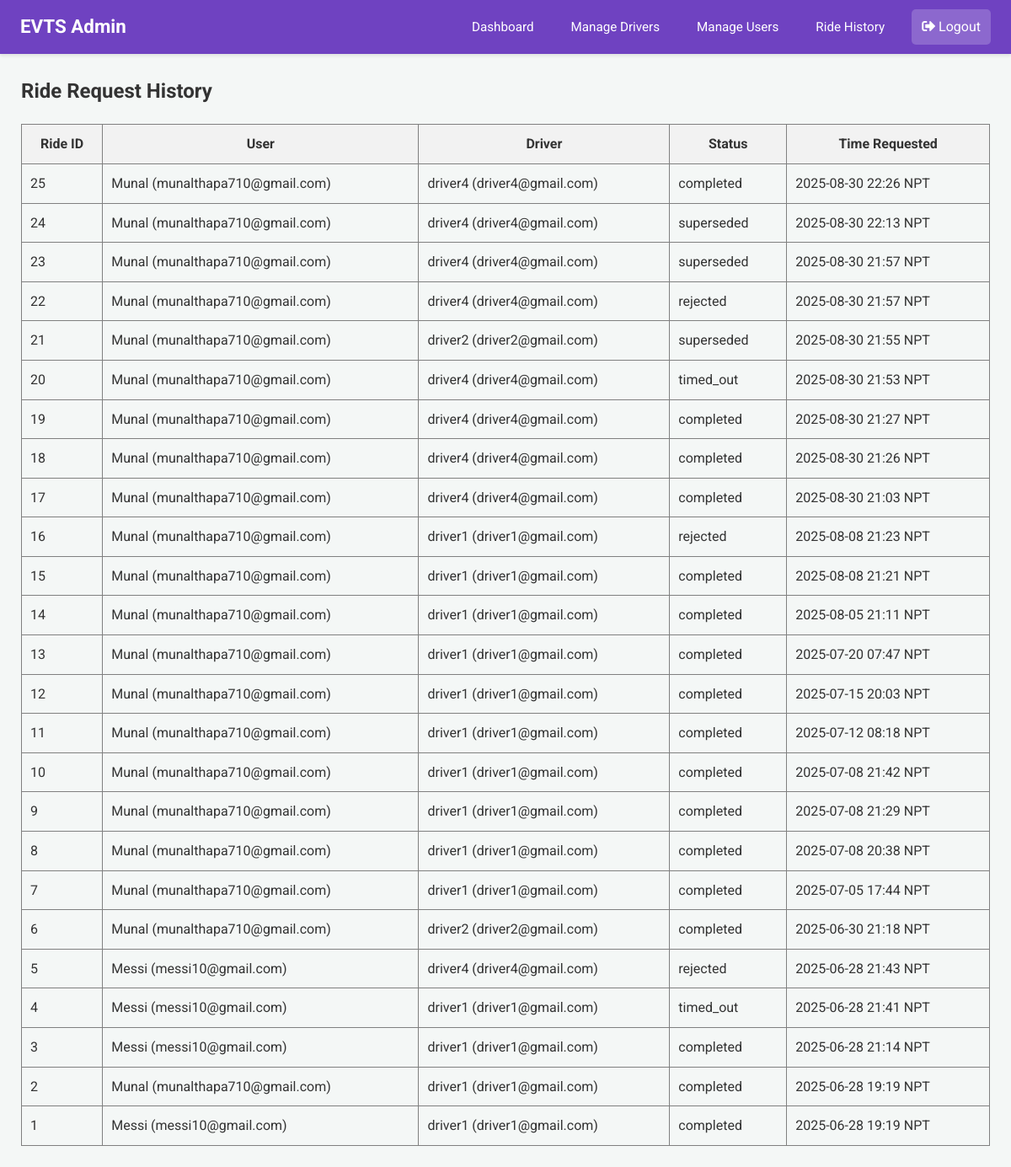
/admin/ride-history (signed in), run on the app's committed database.
### app.py (models this page shows)
class RideRequest(db.Model):
    __tablename__ = 'ride_request'
    id = db.Column(db.Integer, primary_key=True)
    user_email = db.Column(db.String(100), nullable=False)
    driver_email = db.Column(db.String(100), nullable=False)
    user_latitude_at_request = db.Column(db.Float, nullable=True)
    user_longitude_at_request = db.Column(db.Float, nullable=True)
    timestamp = db.Column(db.DateTime, default=lambda: datetime.now(timezone.utc))
    status = db.Column(db.String(20), default='Pending')

class User(db.Model):
    email = db.Column(db.String(120), primary_key=True)
    name = db.Column(db.String(100))
    phone = db.Column(db.String(15))
    password = db.Column(db.String(256)) # Increased length for hash
    latitude = db.Column(db.Float, nullable=True)
    longitude = db.Column(db.Float, nullable=True)

class Driver(db.Model):
    email = db.Column(db.String(120), primary_key=True)
    name = db.Column(db.String(100))
    phone = db.Column(db.String(15))
    password = db.Column(db.String(256)) # Increased length for hash
    vehicle = db.Column(db.String(50))
    node = db.Column(db.String(10), nullable=False)
    is_approved = db.Column(db.Boolean, default=False, nullable=False)

### app.py (the view)
@app.route('/admin/ride-history')
@login_required_admin
def global_ride_history():
    admin = Admin.query.get(session['admin'])
    all_rides = RideRequest.query.order_by(RideRequest.timestamp.desc()).all()
    enriched_rides = []
    for ride in all_rides:
        user = User.query.get(ride.user_email)
        driver = Driver.query.get(ride.driver_email)
        enriched_rides.append({
            'ride': ride,
            'user_name': user.name if user else 'N/A',
            'driver_name': driver.name if driver else 'N/A',
            'timestamp': format_datetime_npt(ride.timestamp) # Use your existing helper
        })
    response = make_response(render_template('admin_ride_history.html', admin=admin, rides=enriched_rides))
    return add_no_cache_to_response(response)

### app.py (called while the page is built)
def format_datetime_npt(dt_utc):
    if dt_utc is None: return "N/A"
    if dt_utc.tzinfo is None or dt_utc.tzinfo.utcoffset(dt_utc) is None:
        dt_utc = dt_utc.replace(tzinfo=timezone.utc)
    else:
        dt_utc = dt_utc.astimezone(timezone.utc)
    dt_npt = dt_utc.astimezone(NPT)
    return dt_npt.strftime('%Y-%m-%d %H:%M NPT')

def login_required_admin(f):
    @wraps(f)
    def decorated_function(*args, **kwargs):
        if 'admin' not in session:
            flash("Admin access required.", "error")
            return redirect(url_for('login'))
        return f(*args, **kwargs)
    return decorated_function

def add_no_cache_to_response(response):
    response.headers["Cache-Control"] = "no-cache, no-store, must-revalidate, public, max-age=0"
    response.headers["Pragma"] = "no-cache"
    response.headers["Expires"] = "0"
    return response

### templates/admin_ride_history.html
{% extends 'admin_base.html' %}
{% block content %}
<h2>Ride Request History</h2>
<table border="1" style="width: 100%; border-collapse: collapse; margin-top: 20px;">
  <thead>
    <tr style="background-color: #f2f2f2;">
      <th style="padding: 10px;">Ride ID</th>
      <th style="padding: 10px;">User</th>
      <th style="padding: 10px;">Driver</th>
      <th style="padding: 10px;">Status</th>
      <th style="padding: 10px;">Time Requested</th>
    </tr>
  </thead>
  <tbody>
  {% for item in rides %}
  <tr>
    <td style="padding: 10px;">{{ item.ride.id }}</td>
    <td style="padding: 10px;">{{ item.user_name }} ({{ item.ride.user_email }})</td>
    <td style="padding: 10px;">{{ item.driver_name }} ({{ item.ride.driver_email }})</td>
    <td style="padding: 10px;">{{ item.ride.status }}</td>
    <td style="padding: 10px;">{{ item.timestamp }}</td>
  </tr>
  {% endfor %}
  </tbody>
</table>
{% endblock %}

### static/css/dashboard_styles.css (style rules this page uses)
body { font-family: 'Roboto', 'Segoe UI', Tahoma, Geneva, Verdana, sans-serif; margin: 0; background-color: #f4f7f6; color: #333; line-height: 1.6; }
.dashboard-content h2, .dashboard-content h3, .dashboard-content h4 { color: #333; margin-top: 0; }

### data on the page
RideRequest: ride.id "25", ride.user_email "munalthapa710@gmail.com", ride.driver_email "driver4@gmail.com", ride.status "completed"
User: user_name "Munal" "Munal" "Munal" "Munal" "Munal" "Munal" "Munal" "Munal" "Munal" "Munal" "Munal" "Munal" "Munal" "Munal" "Munal" "Munal" "Munal" "Munal" "Munal" "Munal" "Munal"
Driver: driver_name "driver4" "driver4" "driver4" "driver4" "driver4" "driver4" "driver4" "driver4" "driver4"
RideRequest: ride.id "24", ride.user_email "munalthapa710@gmail.com", ride.driver_email "driver4@gmail.com", ride.status "superseded"
RideRequest: ride.id "23", ride.user_email "munalthapa710@gmail.com", ride.driver_email "driver4@gmail.com", ride.status "superseded"
RideRequest: ride.id "22", ride.user_email "munalthapa710@gmail.com", ride.driver_email "driver4@gmail.com", ride.status "rejected"
RideRequest: ride.id "21", ride.user_email "munalthapa710@gmail.com", ride.driver_email "driver2@gmail.com", ride.status "superseded"
Driver: driver_name "driver2" "driver2"
RideRequest: ride.id "20", ride.user_email "munalthapa710@gmail.com", ride.driver_email "driver4@gmail.com", ride.status "timed_out"
RideRequest: ride.id "19", ride.user_email "munalthapa710@gmail.com", ride.driver_email "driver4@gmail.com", ride.status "completed"
RideRequest: ride.id "18", ride.user_email "munalthapa710@gmail.com", ride.driver_email "driver4@gmail.com", ride.status "completed"
RideRequest: ride.id "17", ride.user_email "munalthapa710@gmail.com", ride.driver_email "driver4@gmail.com", ride.status "completed"
RideRequest: ride.id "16", ride.user_email "munalthapa710@gmail.com", ride.driver_email "driver1@gmail.com", ride.status "rejected"
Driver: driver_name "driver1" "driver1" "driver1" "driver1" "driver1" "driver1" "driver1" "driver1" "driver1" "driver1" "driver1" "driver1" "driver1" "driver1"
RideRequest: ride.id "15", ride.user_email "munalthapa710@gmail.com", ride.driver_email "driver1@gmail.com", ride.status "completed"
RideRequest: ride.id "14", ride.user_email "munalthapa710@gmail.com", ride.driver_email "driver1@gmail.com", ride.status "completed"
RideRequest: ride.id "13", ride.user_email "munalthapa710@gmail.com", ride.driver_email "driver1@gmail.com", ride.status "completed"
RideRequest: ride.id "12", ride.user_email "munalthapa710@gmail.com", ride.driver_email "driver1@gmail.com", ride.status "completed"
RideRequest: ride.id "11", ride.user_email "munalthapa710@gmail.com", ride.driver_email "driver1@gmail.com", ride.status "completed"
RideRequest: ride.id "10", ride.user_email "munalthapa710@gmail.com", ride.driver_email "driver1@gmail.com", ride.status "completed"
RideRequest: ride.id "9", ride.user_email "munalthapa710@gmail.com", ride.driver_email "driver1@gmail.com", ride.status "completed"
RideRequest: ride.id "8", ride.user_email "munalthapa710@gmail.com", ride.driver_email "driver1@gmail.com", ride.status "completed"
RideRequest: ride.id "7", ride.user_email "munalthapa710@gmail.com", ride.driver_email "driver1@gmail.com", ride.status "completed"
RideRequest: ride.id "6", ride.user_email "munalthapa710@gmail.com", ride.driver_email "driver2@gmail.com", ride.status "completed"
RideRequest: ride.id "5", ride.user_email "messi10@gmail.com", ride.driver_email "driver4@gmail.com", ride.status "rejected"
User: user_name "Messi" "Messi" "Messi" "Messi"
RideRequest: ride.id "4", ride.user_email "messi10@gmail.com", ride.driver_email "driver1@gmail.com", ride.status "timed_out"
RideRequest: ride.id "3", ride.user_email "messi10@gmail.com", ride.driver_email "driver1@gmail.com", ride.status "completed"
RideRequest: ride.id "2", ride.user_email "munalthapa710@gmail.com", ride.driver_email "driver1@gmail.com", ride.status "completed"
RideRequest: ride.id "1", ride.user_email "messi10@gmail.com", ride.driver_email "driver1@gmail.com", ride.status "completed"

### other printed values
{{ item.timestamp }} "2025-08-30 22:26 NPT" "2025-08-30 22:13 NPT" "2025-08-30 21:57 NPT" "2025-08-30 21:57 NPT" "2025-08-30 21:55 NPT" "2025-08-30 21:53 NPT" "2025-08-30 21:27 NPT" "2025-08-30 21:26 NPT" "2025-08-30 21:03 NPT" "2025-08-08 21:23 NPT" "2025-08-08 21:21 NPT" "2025-08-05 21:11 NPT" "2025-07-20 07:47 NPT" "2025-07-15 20:03 NPT" "2025-07-12 08:18 NPT" "2025-07-08 21:42 NPT" "2025-07-08 21:29 NPT" "2025-07-08 20:38 NPT" "2025-07-05 17:44 NPT" "2025-06-30 21:18 NPT" "2025-06-28 21:43 NPT" "2025-06-28 21:41 NPT" "2025-06-28 21:14 NPT" "2025-06-28 19:19 NPT" "2025-06-28 19:19 NPT"
